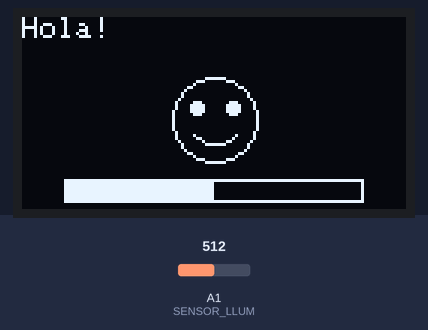
Bench run of a sketch on a simulated Arduino Uno, built with avr-gcc and run on an emulated ATmega328P. Parts: 128×64 one-colour display. The test bench sets the inputs (shaded band); at power-on: A1 (SENSOR_LLUM) = 512.

Above: at 1.2 s.
1.3 s: A1 (SENSOR_LLUM) set to 537
2.8 s: A1 (SENSOR_LLUM) set to 511
4.4 s: A1 (SENSOR_LLUM) set to 306
At 5.2 s:
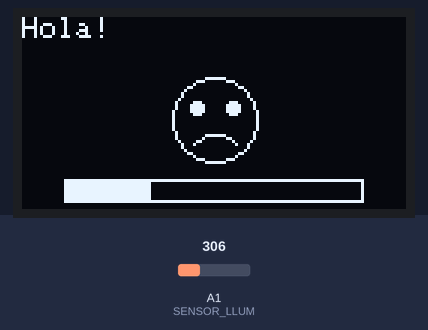
Timing chart, 0 to 7.4 s (numbered marks = the images above; inputs shaded):
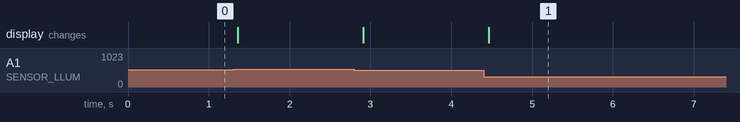

Measured:
- after the input at 4.4 s, the display: changes after 0.06 s (image 1)

The sketch:

03_pantalla_oled.ino
```cpp
/*
  SA3 - 03_pantalla_oled.ino
  La pantalla OLED: text, una barra i una cara que canvia amb la llum.
  Circuit: OLED KS0271 (SSD1306 0,96" I2C) -> SDA a A4, SCL a A5, VCC a 5V, GND a GND.
           Sensor de llum de la Practica 2 -> A1.
  Llibreries: Adafruit SSD1306 i Adafruit GFX
              (Eines > Gestiona les biblioteques > "Adafruit SSD1306" > Instal.la-ho tot).
  Quan: S3 - primera part (~25')
*/

// Aquesta linia ha d'anar la PRIMERA: obliga el Web Editor a fer servir les
// llibreries bones d'Adafruit (sense ella, a vegades n'agafa una altra i no compila).
#include <Adafruit_BusIO_Register.h>
#include <Wire.h>
#include <Adafruit_GFX.h>
#include <Adafruit_SSD1306.h>

// Pantalla KS0271: 128 x 64 punts, adreca I2C 0x3C.
// La llibreria guarda la imatge sencera a la RAM: 1 KB dels 2 KB del UNO.
Adafruit_SSD1306 pantalla(128, 64, &Wire, -1);

const int SENSOR_LLUM = A1;

void setup() {
  Serial.begin(9600);
  if (!pantalla.begin(SSD1306_SWITCHCAPVCC, 0x3C)) {
    Serial.println(F("La pantalla no arrenca: revisa els cables"));
    while (true) {}                          // s'atura aqui
  }
  pantalla.setTextColor(SSD1306_WHITE);      // el text es pinta en blanc
}

void loop() {
  int llum = analogRead(SENSOR_LLUM);        // 0 (fosc) ... 1023 (molta llum)
  int amplada = map(llum, 0, 1023, 0, 100);  // la barra fa de 0 a 100 pixels

  // 0. Esborra la imatge anterior (nomes a la RAM: encara no es veu)
  pantalla.clearDisplay();

  // 1. Text a dalt a l'esquerra (x = 0, y = 0 es la cantonada de dalt del text)
  pantalla.setCursor(0, 0);
  pantalla.print("Hola!");

  // 2. Una cara: el cap i els dos ulls
  pantalla.drawCircle(64, 34, 14, SSD1306_WHITE);
  pantalla.fillCircle(58, 30, 2, SSD1306_WHITE);
  pantalla.fillCircle(70, 30, 2, SSD1306_WHITE);
  if (amplada > 30) {
    // contenta: boca cap amunt (tres linies en forma de somriure)
    pantalla.drawLine(57, 39, 61, 42, SSD1306_WHITE);
    pantalla.drawLine(61, 42, 67, 42, SSD1306_WHITE);
    pantalla.drawLine(67, 42, 71, 39, SSD1306_WHITE);
  } else {
    // trista: boca cap avall
    pantalla.drawLine(57, 42, 61, 39, SSD1306_WHITE);
    pantalla.drawLine(61, 39, 67, 39, SSD1306_WHITE);
    pantalla.drawLine(67, 39, 71, 42, SSD1306_WHITE);
  }

  // 3. Una barra a baix: la vora i l'interior segons la llum
  pantalla.drawRect(14, 54, 100, 8, SSD1306_WHITE);
  pantalla.fillRect(14, 54, amplada, 8, SSD1306_WHITE);

  // 4. Envia tota la imatge a la pantalla d'un sol cop
  pantalla.display();

  delay(100);
}
```
